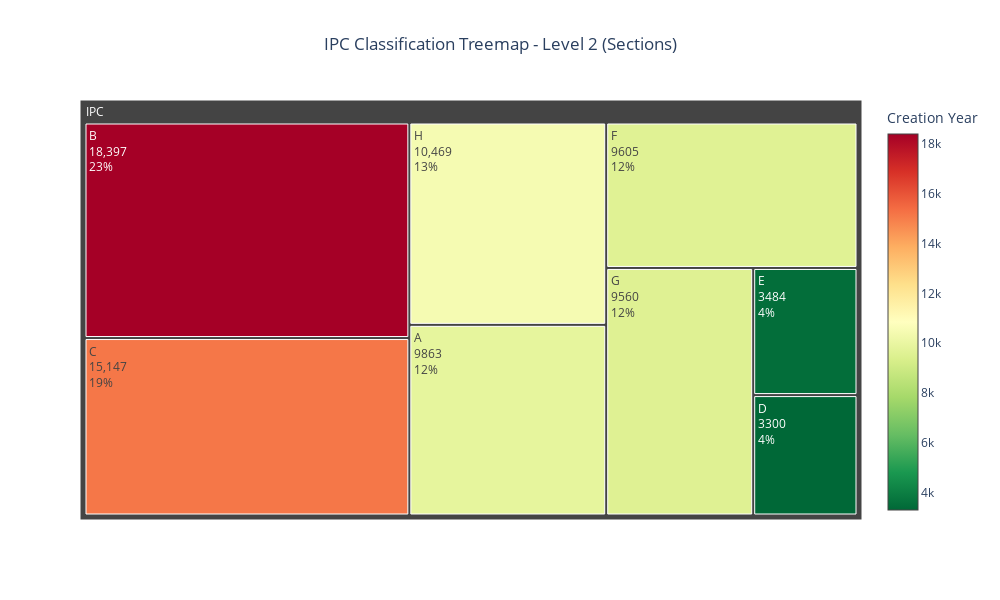

Write notebook code for a chart like this one.
### Markdown cell above
## Visualization 2: Treemap

Treemap visualization showing the relative sizes of different classification areas.

### Code cell
def create_treemap_chart(self, level=3, title="IPC Classification Treemap"):
    """Create a treemap visualization for IPC classifications at a specific level"""
    if self.viz_data is None:
        print("✗ No visualization data available. Please run prepare_data() first.")
        return None
        
    try:
        # Filter to specific level
        level_df = self.viz_data[self.viz_data['level'] == level].copy()
        
        if len(level_df) == 0:
            print(f"✗ No data available for level {level}")
            return None
        
        # Sort by size for better visualization
        level_df = level_df.sort_values('size', ascending=False)
        
        fig = go.Figure(go.Treemap(
            labels=level_df['symbol_display'],
            values=level_df['size'],
            parents=level_df['parent_short'] if 'parent_short' in level_df.columns else None,
            hovertemplate='<b>%{label}</b><br>' +
                         'Created: %{customdata[0]}<br>' +
                         'Groups: %{value}<br>' +
                         'Percentage: %{customdata[1]:.3f}%<br>' +
                         'Title: %{customdata[2]}<extra></extra>',
            customdata=np.column_stack((
                level_df['creation_year'],
                level_df['size_percent'],
                level_df['title_display']
            )),
            marker=dict(
                colorscale='RdYlGn_r',
                colorbar=dict(
                    title="Creation Year"
                )
            ),
            textinfo="label+value+percent parent"
        ))
        
        level_names = {2: 'Sections', 3: 'Classes', 4: 'Subclasses', 5: 'Main Groups'}
        
        fig.update_layout(
            title=f"{title} - Level {level} ({level_names.get(level, 'Unknown')})",
            title_x=0.5,
            width=1000,
            height=600,
            font_size=12
        )
        
        return fig
        
    except Exception as e:
        print(f"✗ Error creating treemap chart: {e}")
        return None

# Add method to class
IPCVisualization.create_treemap_chart = create_treemap_chart

# Create treemap for different levels
print("Creating Treemap Charts...")
for level in [2]:
    treemap_fig = viz.create_treemap_chart(level=level)
    if treemap_fig:
        treemap_fig.show()
        print(f"✓ Treemap for level {level} created successfully")

### Figure 1 — Plotly figure (JSON) as saved in the notebook; plotly's stock layout.template omitted (floating-point values rounded to 4 significant figures)
{"data": [{"customdata": [[1968, 23.05, "PERFORMING OPERATIONS; TRANSPORTING"], [1968, 18.98, "CHEMISTRY; METALLURGY"], [1968, 13.12, "ELECTRICITY"], [1968, 12.36, "HUMAN NECESSITIES"], [1968, 12.03, "MECHANICAL ENGINEERING; LIGHTING; HEATING; WEAPONS; BLASTING"], [1968, 11.98, "PHYSICS"], [1968, 4.365, "FIXED CONSTRUCTIONS"], [1968, 4.134, "TEXTILES; PAPER"]], "hovertemplate": "<b>%{label}</b><br>Created: %{customdata[0]}<br>Groups: %{value}<br>Percentage: %{customdata[1]:.3f}%<br>Title: %{customdata[2]}<extra></extra>", "labels": ["B", "C", "H", "A", "F", "G", "E", "D"], "marker": {"colorbar": {"title": {"text": "Creation Year"}}, "colorscale": [[0, "rgb(0,104,55)"], [0.1, "rgb(26,152,80)"], [0.2, "rgb(102,189,99)"], [0.3, "rgb(166,217,106)"], [0.4, "rgb(217,239,139)"], [0.5, "rgb(255,255,191)"], [0.6, "rgb(254,224,139)"], [0.7, "rgb(253,174,97)"], [0.8, "rgb(244,109,67)"], [0.9, "rgb(215,48,39)"], [1, "rgb(165,0,38)"]]}, "parents": ["IPC", "IPC", "IPC", "IPC", "IPC", "IPC", "IPC", "IPC"], "textinfo": "label+value+percent parent", "type": "treemap", "values": [18397, 15147, 10469, 9863, 9605, 9560, 3484, 3300]}], "layout": {"font": {"size": 12}, "height": 600, "title": {"text": "IPC Classification Treemap - Level 2 (Sections)", "x": 0.5}, "width": 1000}}
